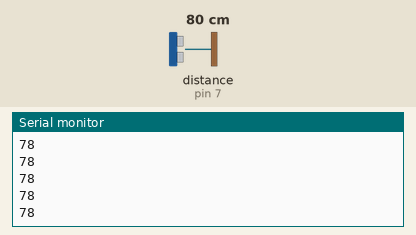
This sketch was run on a simulated Arduino Uno, built with avr-gcc and run on an emulated ATmega328P. Parts: the last lines printed to the serial monitor. Wiring (inferred from the names in the program): ultrasonic range finder: trigger pin 6; echo pin 7. The test bench sets the inputs (shaded band); at power-on: distance to the obstacle (sensor on pin 7) 80 cm. The echo pulse lasts 58.3 µs per cm.

Above: at 1.2 s.
1.3 s: distance to the obstacle (sensor on pin 7) set to 2 cm
At 1.9 s:
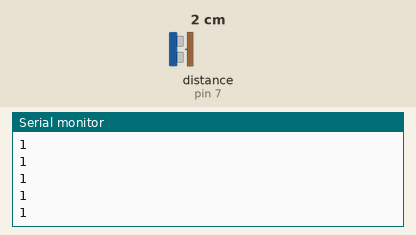
2.8 s: distance to the obstacle (sensor on pin 7) set to 4 cm
At 3.3 s:
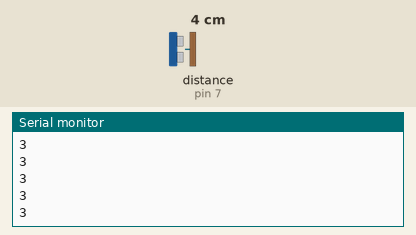
Timing chart, 0 to 5.8 s (numbered marks = the images above; inputs shaded):
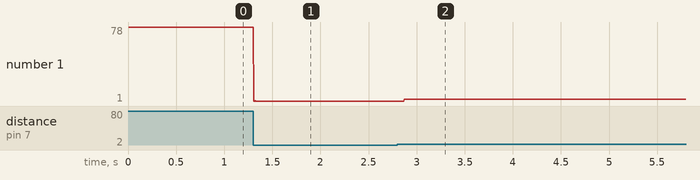

The sketch:

demo_Proc_arduino_ultraschall.ino
```cpp
/*
SKETCHING MIT HARDWARE
DMP - WS23_24
  - Demo 1: Ultraschall Sensor HC-SR04 -
 Martinez
*/

const int trigpin= 6;
const int echopin= 7;
long duration;
int distance;
void setup()
{
  pinMode(trigpin,OUTPUT);
  pinMode(echopin,INPUT);
  Serial.begin(9600);

}
void loop()
{
  digitalWrite(trigpin,HIGH);
  delayMicroseconds(10);
  digitalWrite(trigpin,LOW);
  duration=pulseIn(echopin,HIGH);
  distance = duration*0.034/2;
  Serial.println(String(distance));
}
```

Measured:
- after the input at 1.3 s, the serial monitor: prints a new line at once (image 1)
- after the input at 2.8 s, the serial monitor: prints a new line after 0.07 s (image 2)
- plotted number 1: 78 → 1 after the input at 1.3 s, 1 → 3 after the input at 2.8 s
